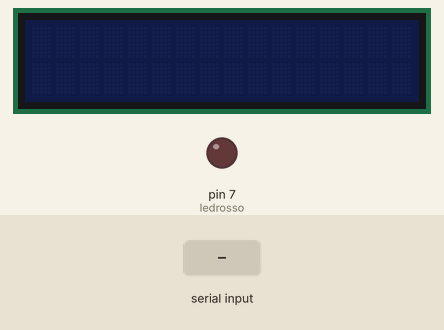
Bench run of a sketch on a simulated Arduino Uno, built with avr-gcc and run on an emulated ATmega328P. Shown: 16×2 character LCD, output pins drawn as LEDs (lit = HIGH). Inputs (shaded band) come from the test bench. What the sketch prints to the serial monitor is not drawn.

Above: at 1.2 s.
1.3 s: "H\n" received over Serial
At 1.8 s:
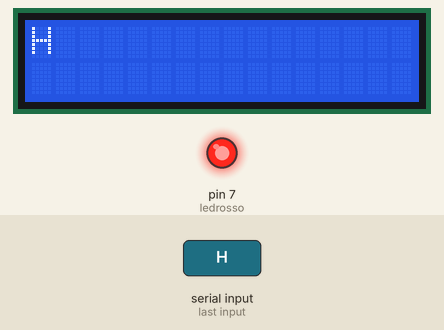
2.8 s: "L\n" received over Serial
At 4.0 s:
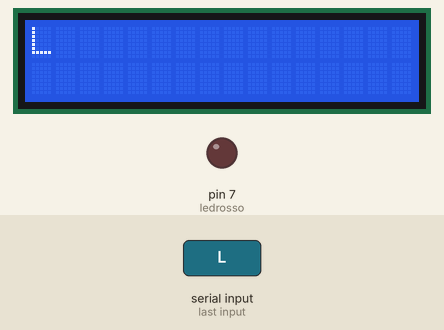
4.3 s: "h\n" received over Serial
At 5.2 s:
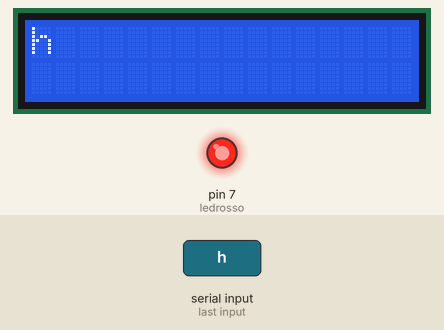
5.8 s: "l\n" received over Serial
At 6.4 s:
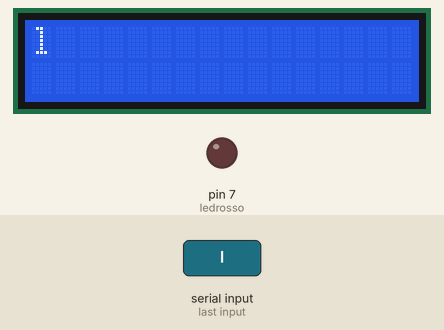
7.3 s: "1\n" received over Serial
Timing chart, 0 to 9.8 s (numbered marks = the images above; inputs shaded):
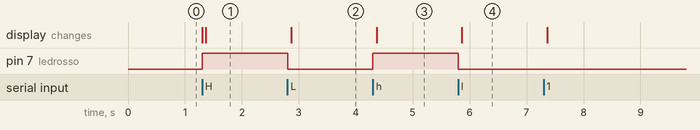

The sketch:

display_bluetooth.ino
```cpp
#include <LiquidCrystal.h>
int ledrosso =  7;
char c;
String stringa;

LiquidCrystal lcd(12, 11, 5, 4, 3, 2);

void setup ()
{
  Serial.begin(9600);
  pinMode (ledrosso, OUTPUT);
  Serial.println("Digita h per accendere il led, l per chiuderlo");
}
void loop ()
{
if(Serial.available()) {

  stringa= "";
  do {
    if (Serial.available()) {
    c= Serial.read();
    if(c != '\n')
    stringa+=c;
    }
  }while (c != '\n');

     if (stringa == "H")
  {
    digitalWrite (ledrosso, HIGH);

  }
  if (stringa == "L")
  {
    digitalWrite (ledrosso, LOW);
  }
    if ( stringa == "h")
  {
    digitalWrite (ledrosso, HIGH);
  }
  if (stringa == "l")
  {
    digitalWrite (ledrosso, LOW);
  }

   Serial.print(stringa);
    lcd.begin(16, 2);
     lcd.print(stringa );

  }
}
```

Measured:
- after the input at 1.3 s, pin 7 (ledrosso): LOW → HIGH at once; the display: first changes at once (image 1 shows a later state)
- after the input at 2.8 s, pin 7 (ledrosso): HIGH → LOW at once; the display: changes after 0.06 s (image 2)
- after the input at 4.3 s, pin 7 (ledrosso): LOW → HIGH at once; the display: changes after 0.06 s (image 3)
- after the input at 5.8 s, pin 7 (ledrosso): HIGH → LOW at once; the display: changes after 0.06 s (image 4)
